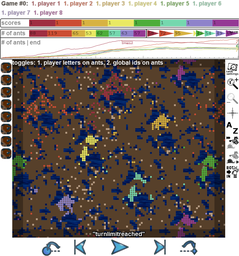
#> input picture ants/visualizer/colortest.png, 239 x 256 px, shrunk from 779 x 835 before the run
$ python -i ant_map.py   (imports and definitions only)   (Python 2 division)
#> lines starting #> are read from the running program, lines starting #| are printed output that depends on the picture
#!/usr/bin/env python
from copy import deepcopy
from random import randrange
from math import sqrt
import Image
import os

LAND = 0
FOOD = -1
WALL = -2
HILL = -3
BODY = -4
CONFLICT = -5

WALL_COLOR = (128, 128, 128)
LAND_COLOR = (139, 69, 19)
HILL_COLOR = (0, 0, 0)
FOOD_COLOR = (255, 255, 255)
BODY_COLOR = (64, 64, 64)
CONFLICT_COLOR = (255, 128, 128)

PLAYER_COLOR = [(204, 0, 0),    # red
                (255, 255, 0),  # yellow
                (51, 153, 0),   # green
                (51, 51, 153),  # blue
                (154, 51, 154), # purple
                (50, 154, 154), # teal
                (254, 154, 2),  # orange
                (154, 206, 51)] # sage

class AntMap:
    def __init__(self, filename):
        self.LAND = 0
        self.FOOD = -1
        self.WALL = -2
        self.HILL = -3
        self.do_orders = self.do_orders_3
        self.do_death = self.do_death_4
        self.do_birth = self.do_birth_3
        self.do_food = self.do_food_1
        self.do_score = self.do_score_1
        self.order_map = None
        self.ant_list = {}
        self.food_list = {}
        self.hill_list = {}
        if os.path.splitext(filename)[1].lower() == '.png':
            self.load_image(filename)
        elif os.path.splitext(filename)[1].lower() == '.txt':
            self.load_text(filename)

    # [97 lines left out: functions clone, load_text, not called in this run]

    def load_image(self, filename):
#> called with filename = 'ants/visualizer/colortest.png'
        image = Image.open(filename)
#> image is the input picture: PIL image 239x256 RGBA; mean R, G, B, A 127, 118.2, 115, 255
        self.width, self.height = image.size
#> self.width = 239; self.height = 256
        self.num_players = 0
        self.land_area = 0
        self.wall_area = 0
        self.player_colors = []
        self.map = [[LAND for i in range(self.height)] for i in range(self.width)]
        for x in range(self.width):
            for y in range(self.height):
                pixel = image.getpixel((x,y))
                if pixel == WALL_COLOR:
                    self.map[x][y] = WALL
                    self.wall_area += 1
                elif pixel == HILL_COLOR:
                    self.map[x][y] = HILL
                    self.hill_list[(x,y)] = True
                    self.wall_area += 1
                else:
                    self.land_area += 1
                    if pixel == LAND_COLOR:
                        self.map[x][y] = LAND
                    elif pixel == FOOD_COLOR:
                        self.map[x][y] = FOOD
                        self.food_list[(x,y)] = True
                    elif pixel in self.player_colors:
                        self.map[x][y] = self.player_colors.index(pixel)
                        self.ant_list[(x,y)] = self.map[x][y]
                    else:
                        self.num_players += 1
                        self.player_colors.append(pixel)
                        self.map[x][y] = self.num_players
                        self.ant_list[(x,y)] = self.map[x][y]
#> after the loop, self.ant_list = 61184 items; self.food_list = 0 items; self.hill_list = 0 items; self.land_area = 61184; self.map = 239 items; self.num_players = 20208; self.player_colors = 20208 items; self.wall_area = 0
        self.image_colors = [LAND_COLOR] + self.player_colors + [CONFLICT_COLOR,
                                BODY_COLOR, HILL_COLOR, WALL_COLOR, FOOD_COLOR]
#> self.image_colors = 20214 items

    def render(self):
        image = Image.new('RGB', (self.width, self.height), LAND_COLOR)
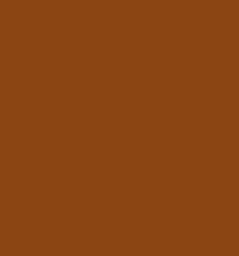
#> image: PIL image 239x256 RGB; mean R, G, B 139, 69, 19
        for x in range(self.width):
            for y in range(self.height):
                if self.map[x][y] != LAND:
                    image.putpixel((x, y), self.image_colors[self.map[x][y]])
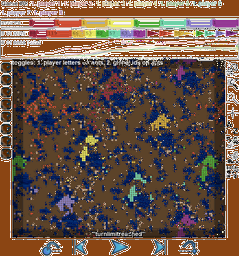
#> image: PIL image 239x256 RGB; mean R, G, B 107, 86.3, 75.2
        return image

    def ants(self):
        return [(x,y,o) for (x,y),o in self.ant_list.items()]

    def food(self):
        return list(self.food_list.keys())

    def hills(self):
        return list(self.hill_list.keys())

    # [202 lines left out: functions nearby_ants, do_orders_3, resolve_orders, do_birth_1, do_birth_2, do_birth_3 and 7 more, not called in this run]

    def game_over(self):
        return self.remaining_players() <= 1

# [18 lines not run here, left out]

>>> result = AntMap('ants/visualizer/colortest.png').render()
